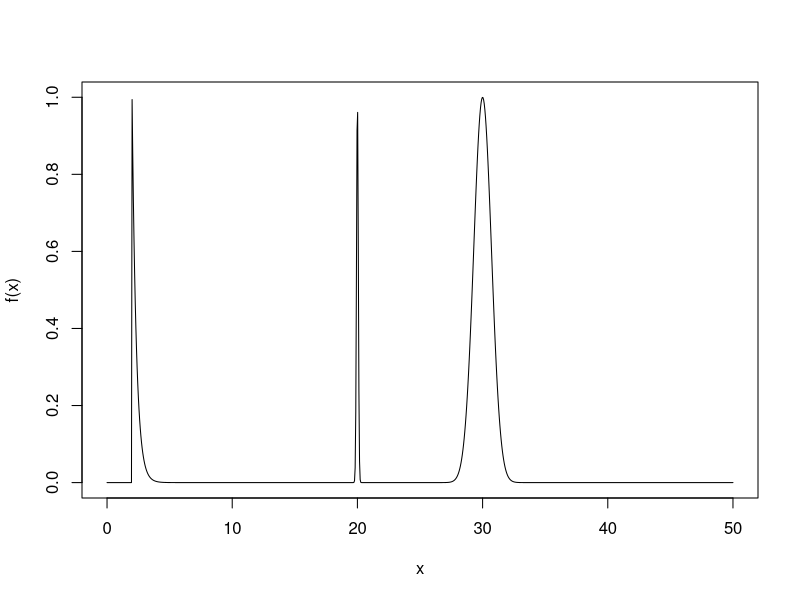
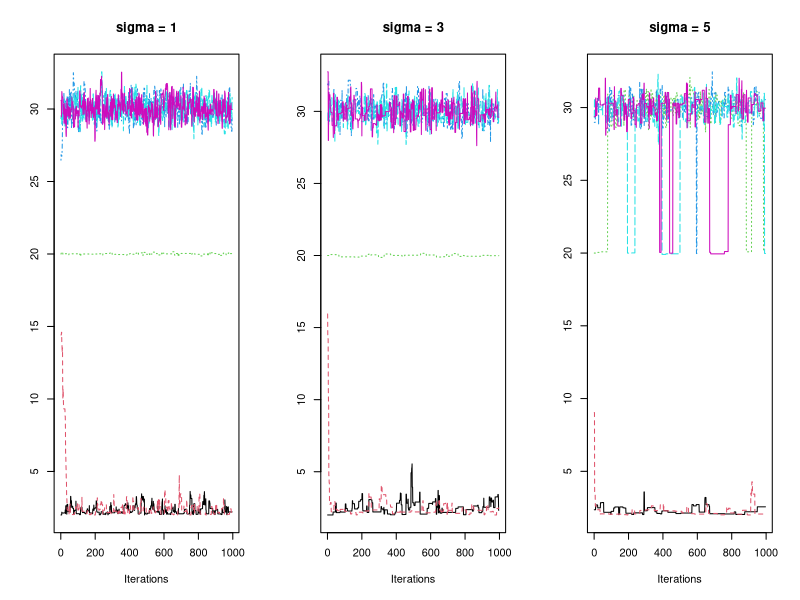
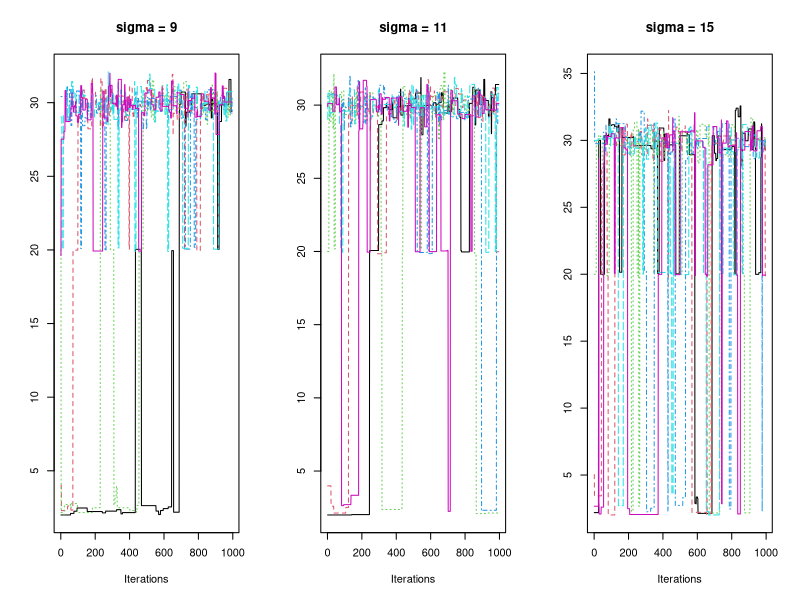
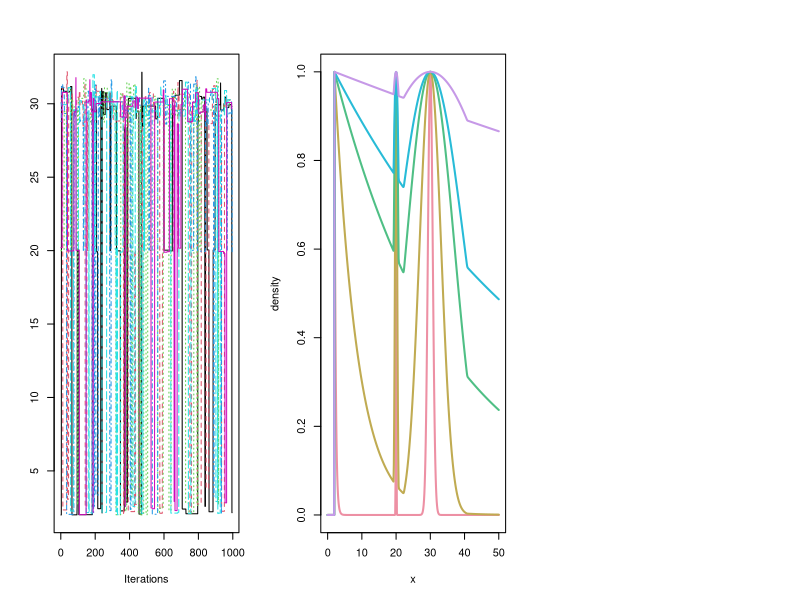
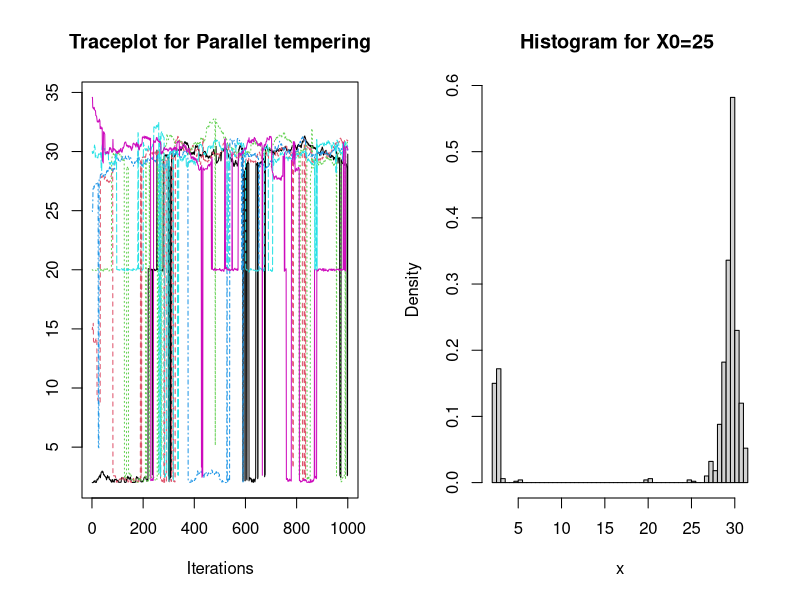

Generate these figures, in order, with R:
## ---- chunk 1
knitr::opts_chunk$set(
  collapse = TRUE,
  comment = "#>"
)
include_solutions <- TRUE
## ---- chunk 2
set.seed(17)
require(rmarkdown)
require(knitr)
require(kableExtra)
# Put any library imports and other preamble here.
## ---- chunk 3
#| echo: false
#| label: fig-1
#| fig-cap: "Target Distribution up to normalisation constant"

#######################
# Question 1
#######################

library(coda)

target <- function(x) {
  if (x>=2){
    return (exp(-3*(x-2)) + exp(-(x-30)^2) + exp(-((x-20)^2)/0.01))
  }
  else{
    return (0)
  }
}

t=seq(0,50, length.out=1000)
plot(t, sapply(t, function(t) target(t)), type="l", xlab="x", ylab = "f(x)")
## ---- chunk 4
#| echo: false
#| label: fig-2
#| fig-cap: "Traceplots for smaller standard deviations"


MetrHastw <- function(X0, sigmaprop, nsteps, f){
  X <- numeric(nsteps+1) 
  X[1] <- X0
  for (i in 2:(nsteps+1)){
    Y <- rnorm(1, mean=X[i-1],sd=sigmaprop)
    if (log(runif(1)) <= log(f(Y)) -log(f(X[i-1]))){
      X[i] <- Y}
    else{ X[i] <- X[i-1]}
   }
 X[-(1:5)] #discarding burn in
} 

#seems larger variance is better when we have 10,000 samples for mixing. All chains converge pretty fast, it's just the different modes that make this distribution difficult.

#I should also compute the Gelman Rubin statistic for each chain as a quantitative way to display convergence or lack thereof
#Also group all the plots in one figure

X0s <- c(2, 15, 20, 25, 30, 35)
chains1 <-lapply(X0s, function(x0) mcmc(MetrHastw(x0, sigmaprop=1, nsteps=1000, f=target)))
chains2 <-lapply(X0s, function(x0) mcmc(MetrHastw(x0, sigmaprop=3, nsteps=1000, f=target)))
chains3 <-lapply(X0s, function(x0) mcmc(MetrHastw(x0, sigmaprop=5, nsteps=1000, f=target)))
chains4 <-lapply(X0s, function(x0) mcmc(MetrHastw(x0, sigmaprop=9, nsteps=1000, f=target)))#actually ends up completely missing the mass around x=20
chains5 <-lapply(X0s, function(x0) mcmc(MetrHastw(x0, sigmaprop=11, nsteps=1000, f=target)))
chains6 <- lapply(X0s, function(x0) mcmc(MetrHastw(x0, sigmaprop=15, nsteps=1000, f=target)))

par(mfrow=c(1,3))  

traceplot(chains1); title("sigma = 1")
traceplot(chains2); title("sigma = 3")
traceplot(chains3); title("sigma = 5")
## ---- chunk 5
#| echo: false
#| label: fig-3
#| fig-cap: "Traceplots for larger standard deviations"

par(mfrow=c(1,3))

traceplot(chains4); title("sigma = 9")
traceplot(chains5); title("sigma = 11")
traceplot(chains6); title("sigma = 15")
## ---- chunk 6
#| echo: false


chains <- list(chains1, chains2, chains3, chains4, chains5, chains6)

res <- data.frame(
  PointEst = sapply(chains, function(x) gelman.diag(x)$psrf[1]),
  UpperCI  = sapply(chains, function(x) gelman.diag(x)$psrf[2])
)

rownames(res) <- c("Sigma 1", "Sigma 3", "Sigma 5", "Sigma 9", "Sigma 11", "Sigma 15")
res
## ---- chunk 7
#| echo: false
#| label: fig-5
#| fig-cap: "Plots for independence sampler from a Uniform distribution"

### Question 1b

target <- function(x) {
  if (x>=2){
    return (exp(-3*(x-2)) + exp(-(x-30)^2) + exp(-((x-20)^2)/0.01))
  }
  else{
    return (0)
  }
}


MH_newprop <- function(X0, nsteps, f){
  X <- numeric(nsteps+1) 
  X[1] <- X0
  
  for (i in 2:(nsteps+1)){
    Y <- runif(1, min=2, max=45)
    log_acc <- log(f(Y)) - log(f(X[i-1])) #the proposal densities cancel out as they are the same everywhere 
    
    if (log(runif(1)) <= log_acc){
      X[i] <- Y
    }
    else{X[i] <- X[i-1]}
   }
 X[-(1:5)]
} 



chains_b <- lapply(X0s, function(x0) mcmc(MH_newprop(x0, nsteps=1000, f=target))) #independence sampler is SUPER good with only 1000 iterations!!!
traceplot(chains_b)



## ---- chunk 8
#| echo: false
gelman.diag(chains_b)
## ---- chunk 9
#| echo: false
#| label: fig-6
#| fig-cap: "Tempered probability distributions, comparing T=1 (pink), T=20 (orange), T=100 (green), T=200 (blue), T=1000 (purple)"

### Question 1c
paralleltemp <- function(num.steps, Ts, sigmas, g, initial) { #taken from chapter 11 problem set 5.1 solution
  M <- length(Ts)
  samples <- matrix(NA, nrow = num.steps, ncol=M)
  
  X <- rep(initial, M) #we start at 3 since we know the target has non zero probability here
  
  for (n in 1:num.steps) {
      # we are going to do a x-step
      for (m in 1:M) {
        y <- X[m] + sigmas[m]*rnorm(1)
        
        #RW Metropolis Hasting Acceptance probability
        alpha <- g(y)^(1/Ts[m]) / g(X[m])^(1/Ts[m])
        
        if (runif(1) <= alpha) {
          X[m] <- y
        }
      }
      ### we are going for a swap
      m <- sample(1:(M-1), 1)
      
      num = (g(X[m])^(1/Ts[m+1])*g(X[m+1])^(1/Ts[m]))
      denom = (g(X[m])^(1/Ts[m])*g(X[m+1])^(1/Ts[m+1]))
      
      if (runif(1) <= num/denom) {
        X[c(m, m+1)] = X[c(m+1, m)]
      }
    
    samples[n, ] = X
  }
  
  return(samples) #should probably discard some burn in
}

targetvector <- function(x) {
  ifelse(
    x >= 2,
    exp(-3*(x-2)) + exp(-(x-30)^2) + exp(-((x-20)^2)/0.01),
    0
  )
}

Ts <- c(1,20,100,200,1000) 
#can plot the tempered distributions

x <- seq(0, 50, length.out = 500)

# empty plot
plot(NA, xlim = c(0, 50), ylim = c(0, 1), 
     xlab = "x", ylab = "density")

# colour palette
cols <- hcl.colors(length(Ts), "Set2")

# add lines
for (i in seq_along(Ts)) {
  T <- Ts[i]
  lines(x, targetvector(x)^(1/T), col = cols[i], lwd = 2)
}
## ---- chunk 10
#| echo: false
#| label: fig-7
#| fig-cap: "Plots for parallel tempering algorithm"
num.steps <- 1000 
sigmas <- c(0.1,0.5,1,2,5)
X0s <- c(2, 15, 20, 25, 30, 35)

justchain1 <- function(x0) {
  return(paralleltemp(num.steps, Ts, sigmas, g=target, initial=x0)[,1])
}

chains_parallel <-lapply(X0s, function(x0) mcmc(justchain1(x0)))


par(mfrow=c(1,2))

traceplot(chains_parallel); title("Traceplot for Parallel tempering")
hist(chains_parallel[[4]], breaks=100, freq=F, main='Histogram for X0=25 ', xlab='x') 
